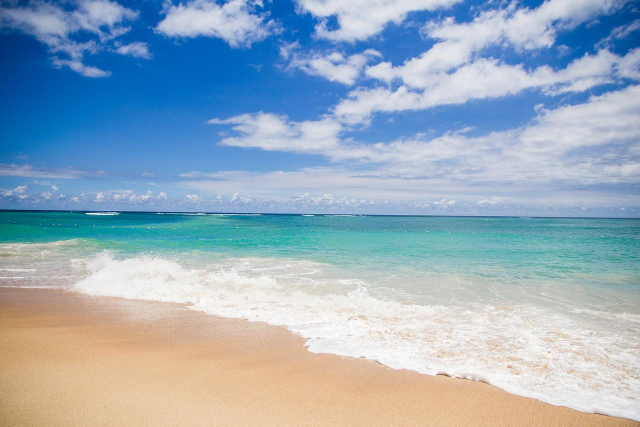
#> input picture src/15/beach.jpg, 1280 x 853 px (shown at 1/2 size)
$ python p540_chromakey.py
#> lines starting #> are read from the running program, lines starting #| are printed output that depends on the picture; after the words box and inside, x2 and y2 are one past the last pixel; in counts of white or black regions, pixels touching at a corner belong together
import cv2

video = cv2.VideoCapture("trex.mp4") # 처리할 동영상을 읽는다.
image = cv2.imread("beach.jpg") # 배경 이미지를 읽는다.
#> image is the input picture: shape (853, 1280, 3); mean B, G, R 189.4, 172.5, 150.7

# 동영상의 각 프레임을 읽어서 처리한다.
while True:
    ret, frame = video.read()		# 비디오에서 하나의 프레임을 읽는다.
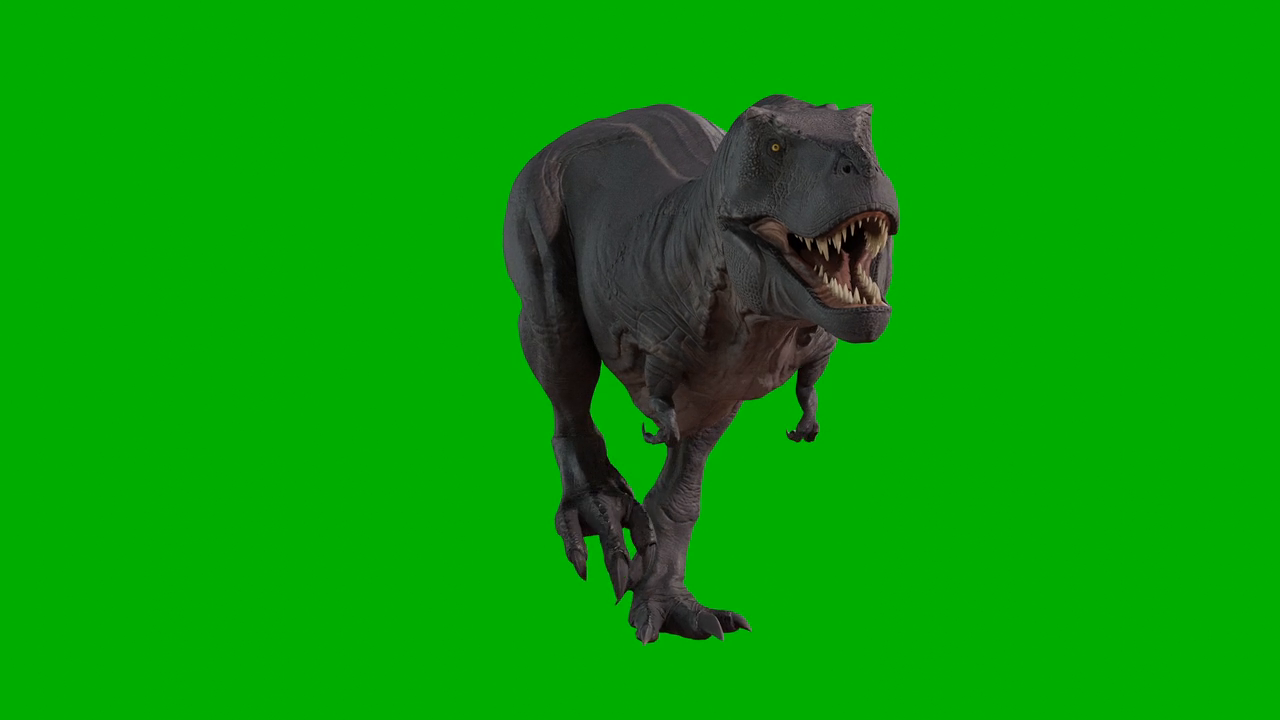
#> input picture frame 14 of src/15/trex.mp4, 1280 x 720 px
#> frame is the input picture: shape (720, 1280, 3); mean B, G, R 6.9, 156.1, 7.5
    if not ret:					# ret이 False이면 동영상이 종료된 것이다.
            break;

    frame = cv2.resize(frame, (640, 480))	# ①프레임의 크기를 640×480으로 한다.
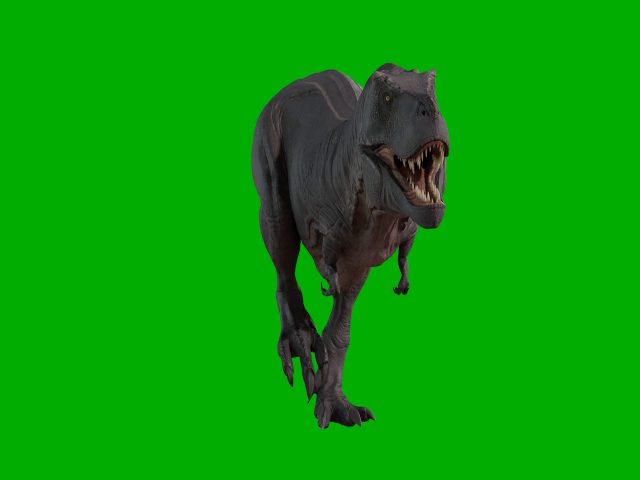
#> frame: shape (480, 640, 3); mean B, G, R 6.9, 156.1, 7.5
    image = cv2.resize(image, (640, 480))	# 배경 이미지의 크기를 640×480으로 한다.
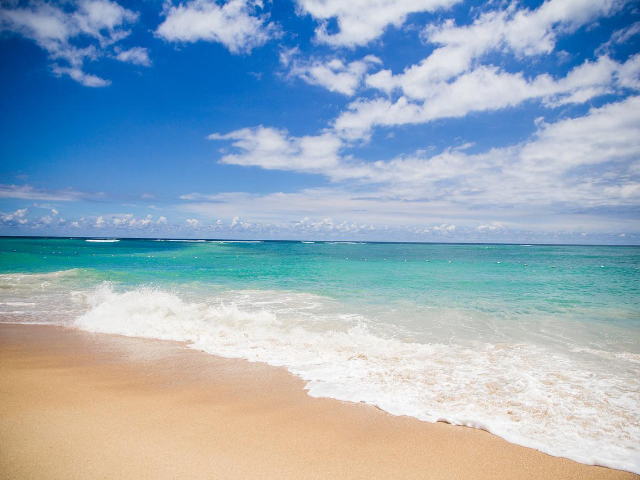
#> image: shape (480, 640, 3); mean B, G, R 189.3, 172.4, 150.6

    hsv = cv2.cvtColor(frame, cv2.COLOR_BGR2HSV)	# ②BGR 형식을 HSV 형식으로 변환한다.
#> hsv: shape (480, 640, 3); mean H, S, V 60.4, 225.5, 156.8
    mask = cv2.inRange(hsv, (50, 150, 0), (70, 255, 255))  # ③녹색만 골라서 마스크로 만든다.
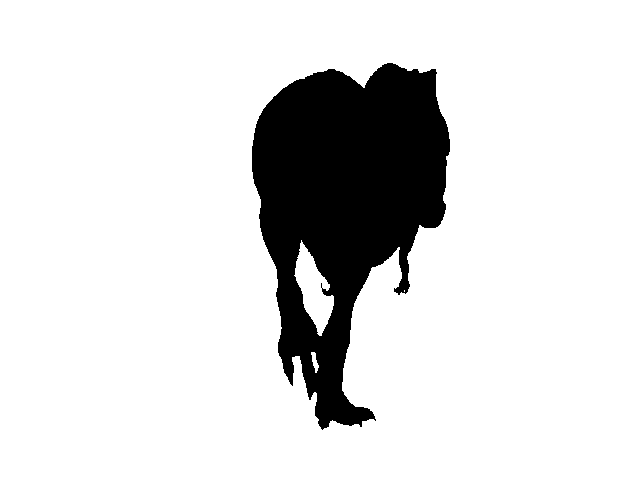
#> mask: shape (480, 640); 86.3% white; 1 black region, box (x1, y1, x2, y2) and area: (252, 63, 450, 430) 41934
    cv2.copyTo(image, mask, frame)		# ④마스크를 이용하여 동영상과 이미지를 합성한다.
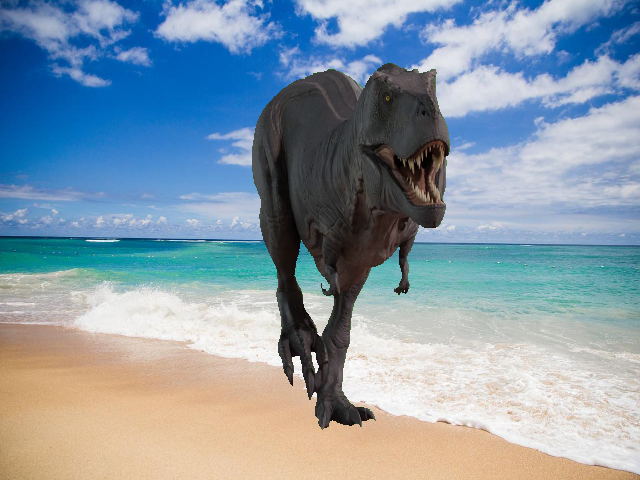
#> frame: shape (480, 640, 3); mean B, G, R 167.5, 154.3, 136.5
    cv2.imshow("video", frame)			# ⑤이름이 ”video"인 윈도우에 프레임을 표시한다.

    if cv2.waitKey(50) == 27:			# ⑥50밀리초를 기다린다. 사용자가 ESC를 누르면 종료
#> (key Esc is pressed here)
            break
video.release()
cv2.destroyAllWindows()
